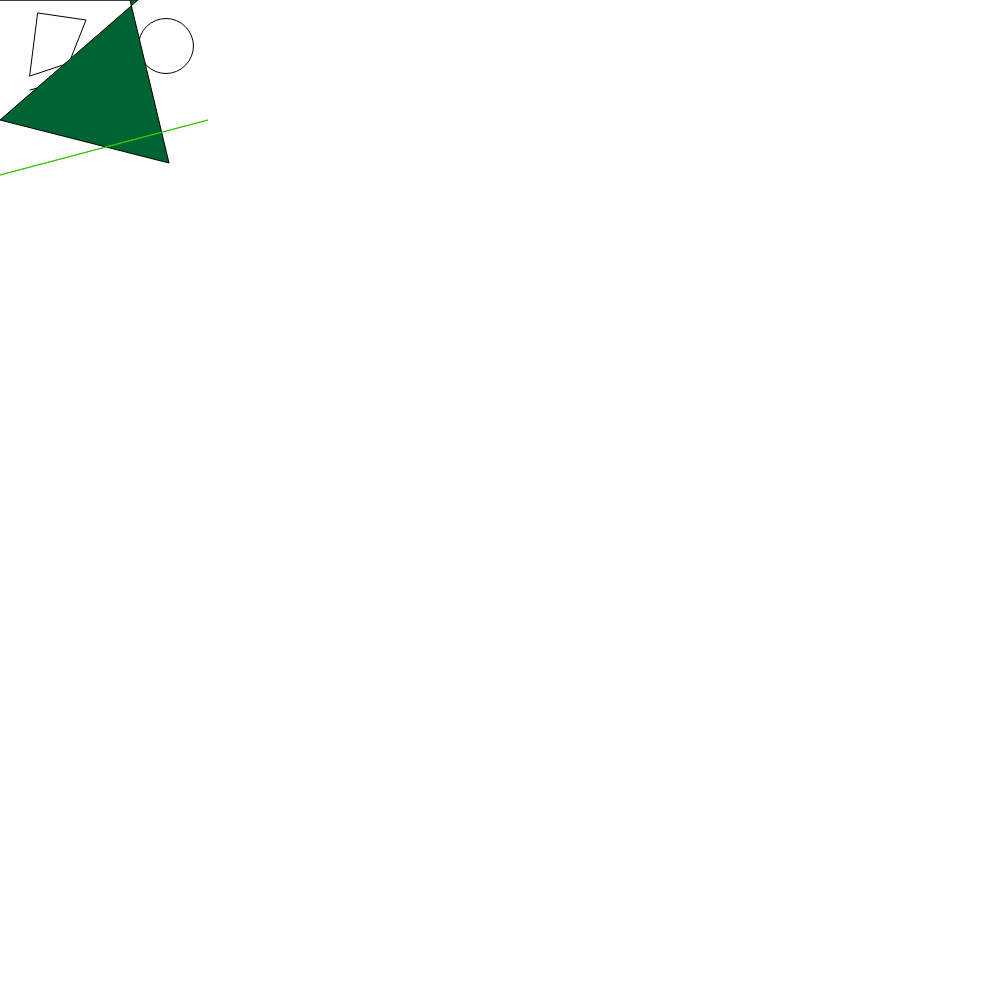
Frame 1 (no input)
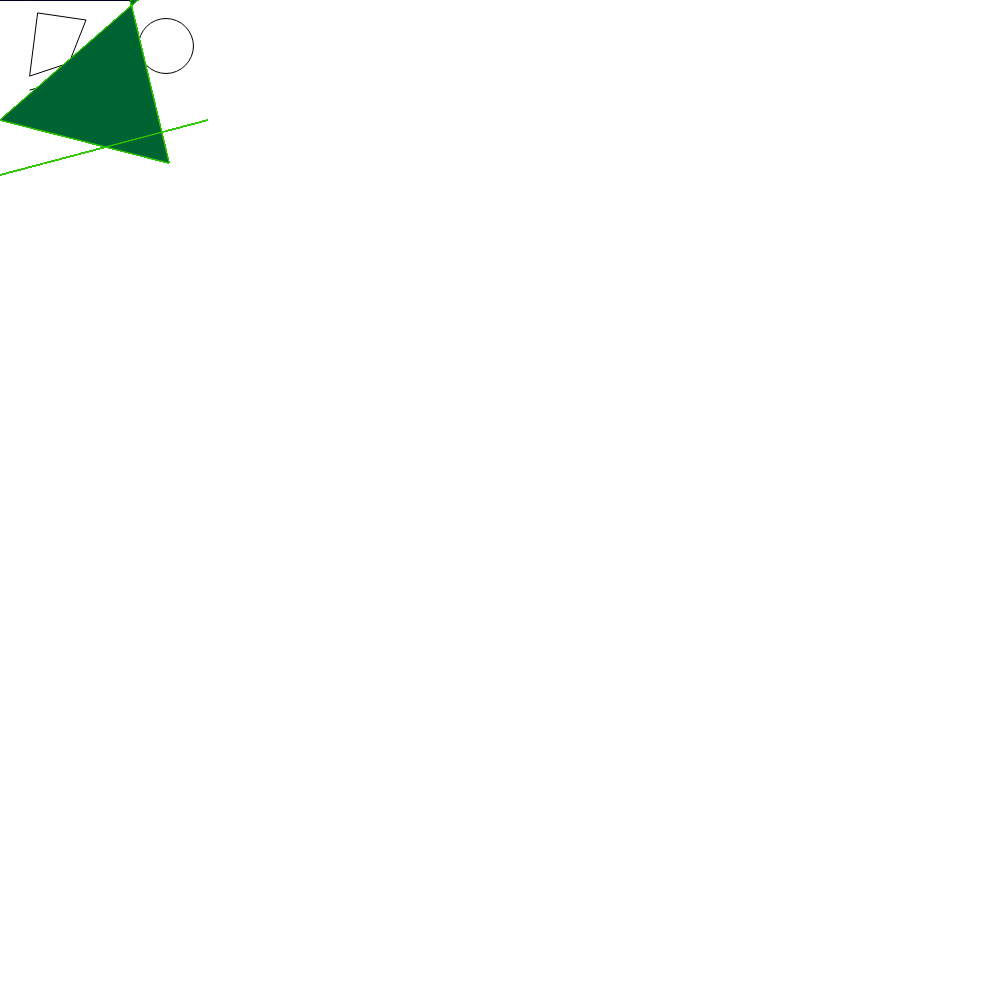
Frame 60 (no input)
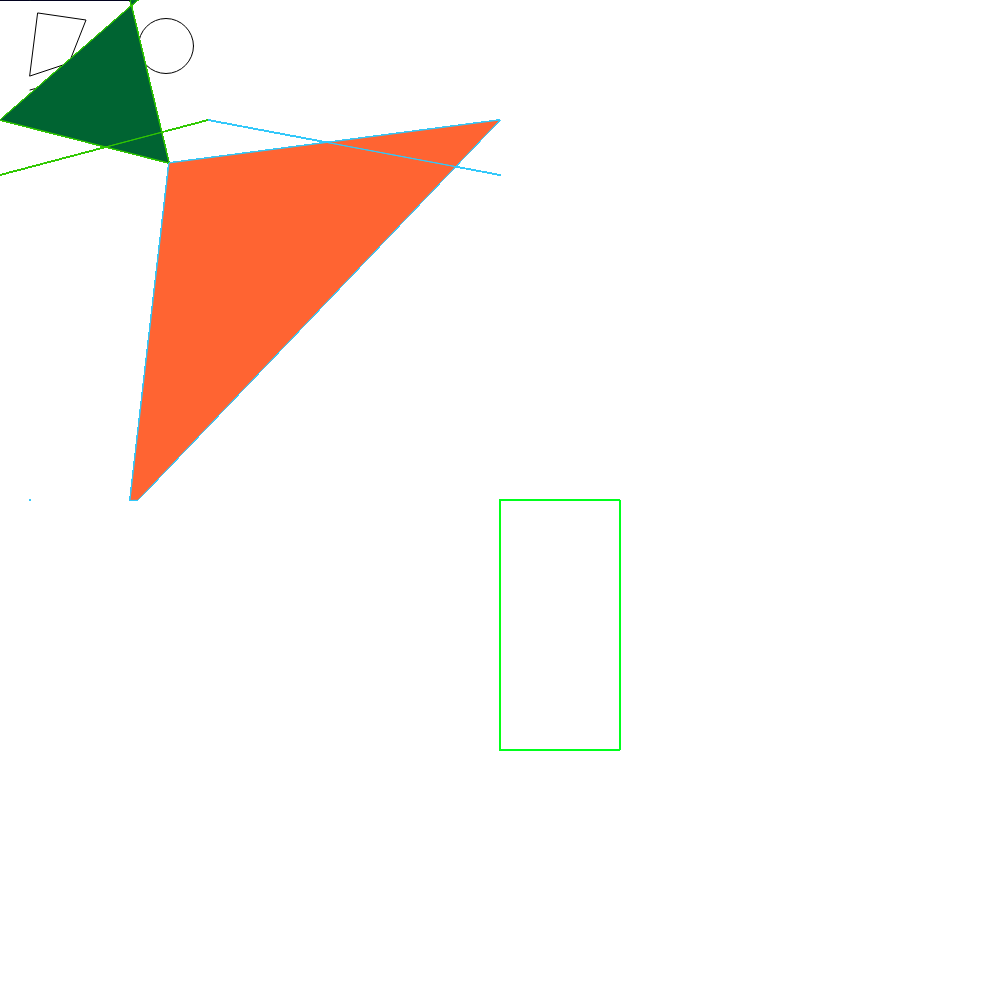
Frame 120 (the mouse pressed at the canvas centre since frame 60)

The p5.js sketch that drew these frames (run headless with seeded random() and noise() and a simulated clock; from frame 60 on, the mouse is pressed at the canvas centre):

// p5.js sketch
// ── sketch.js
function setup() {
  createCanvas(1000,1000)
  quad(38, 13, 86, 20, 69, 63, 30, 76)
  arc(100, 55, 50, 50, 0, HALF_PI)
  ellipse(166, 46, 55, 55);
  line(30, 90, 85, 75);

}

function draw() {
  fill(mouseY,100,50)

  point(30, mouseX);
  quad(138, mouseY, mouseX, 120, 169, 163, 130, mouseY);
  noFill()
  stroke(0,mouseX,30);
   
  rect(mouseX, mouseY, 130-mouseY/2, mouseY/2);
   stroke(50,200,mouseX/2);
  triangle(mouseX, 175, 208, 120, mouseY, 175);
}
